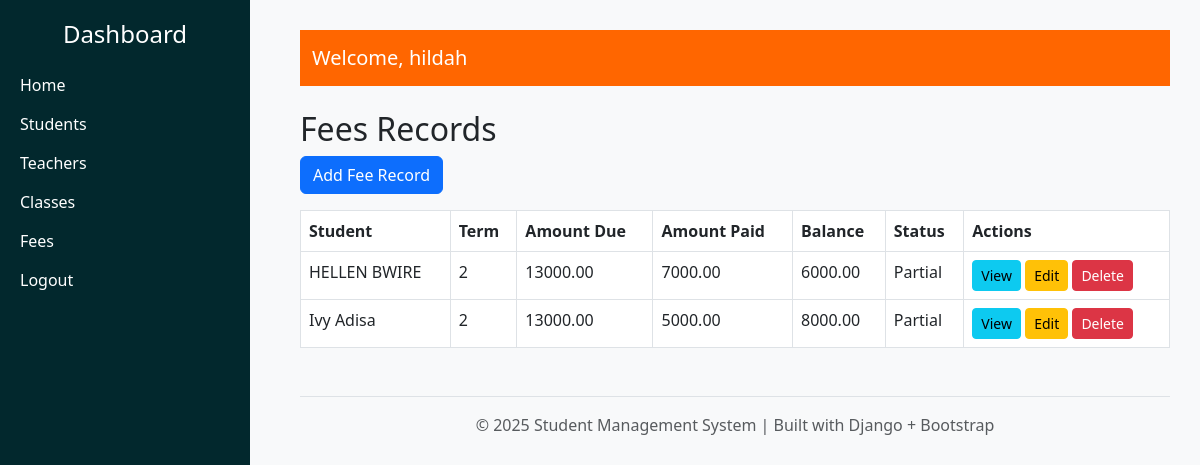
Page /student/fees/ (signed in) on the committed database.
### student/models.py (models this page shows, shortened)
class Fee(models.Model):
    PAYMENT_STATUS_CHOICES = [
        ('Paid', 'Paid'),
        ('Pending', 'Pending'),
        ('Partial', 'Partial'),
    ]
    student = models.ForeignKey(Student, on_delete=models.CASCADE, related_name='fees')
    term = models.CharField(max_length=50)
    amount_due = models.DecimalField(max_digits=10, decimal_places=2)
    amount_paid = models.DecimalField(max_digits=10, decimal_places=2, default=0)
    balance = models.DecimalField(max_digits=10, decimal_places=2, editable=False, default=0)
    payment_status = models.CharField(max_length=10, choices=PAYMENT_STATUS_CHOICES, default='Pending')
    payment_date = models.DateField(null=True, blank=True)
    created_at = models.DateTimeField(auto_now_add=True)

class Student(models.Model):
    user = models.OneToOneField(User, on_delete=models.CASCADE, null=True, blank=True)
    GENDER_CHOICES = [
        ('M', 'Male'),
        ('F', 'Female'),
    ]
    admission_number = models.CharField(max_length=20, unique=True)
    first_name = models.CharField(max_length=100)
    last_name = models.CharField(max_length=100)
    dob = models.DateField()
    gender = models.CharField(max_length=1, choices=GENDER_CHOICES)
    address = models.TextField(blank=True, null=True)
    created_at = models.DateTimeField(auto_now_add=True)

### student/views.py (the view)
# urls.py: path('fees/', views.fee_list, name='fee_list'),
@login_required(login_url='login')
def fee_list(request):
    fees = Fee.objects.select_related('student').all()
    return render(request, 'student/fee_list.html', {'fees': fees})

### student/templates/student/fee_list.html
{% extends 'base.html' %}
{% block content %}
<h2>Fees Records</h2>
<a href="{% url 'fee_create' %}" class="btn btn-primary mb-3">Add Fee Record</a>
<table class="table table-bordered">
  <thead>
    <tr>
      <th>Student</th>
      <th>Term</th>
      <th>Amount Due</th>
      <th>Amount Paid</th>
      <th>Balance</th>
      <th>Status</th>
      <th>Actions</th>
    </tr>
  </thead>
  <tbody>
    {% for fee in fees %}
    <tr>
      <td>{{ fee.student.first_name }} {{ fee.student.last_name }}</td>
      <td>{{ fee.term }}</td>
      <td>{{ fee.amount_due }}</td>
      <td>{{ fee.amount_paid }}</td>
      <td>{{ fee.balance }}</td>
      <td>{{ fee.payment_status }}</td>
      <td>
        <a href="{% url 'fee_detail' fee.pk %}" class="btn btn-info btn-sm">View</a>
        <a href="{% url 'fee_update' fee.pk %}" class="btn btn-warning btn-sm">Edit</a>
        <a href="{% url 'fee_delete' fee.pk %}" class="btn btn-danger btn-sm">Delete</a>
      </td>
    </tr>
    {% endfor %}
  </tbody>
</table>
{% endblock %}

### student/templates/base.html (shortened to what this page needs)
<!DOCTYPE html>
<html lang="en">
<head>
  <link rel="stylesheet" href="https://cdn.jsdelivr.net/npm/bootstrap@5.3.0/dist/css/bootstrap.min.css">
</head>
<body>
  <div class="sidebar">
    <h4 class="text-center mb-4">Dashboard</h4>
    <a href="#"> Home</a>
    <a href="{% url 'student_list' %}"> Students</a>
    <a href="{% url 'teacher_list' %}"> Teachers</a>
    <a href="{% url 'class_list' %}"> Classes</a>
    <a href="{% url 'fee_list' %}"> Fees</a>
    <a href="{% url 'logout' %}">Logout</a>
  </div>
  <div class="content">
    <nav class="navbar navbar-expand-lg navbar-dark">
      <div class="container-fluid">
        <a class="navbar-brand" href="#">Welcome, {{ user.username }}</a>
      </div>
    </nav>
    <div class="mt-4">
      {% block content %}{% endblock %}
    </div>
    <footer class="mt-5 text-center text-muted border-top pt-3">
      <p>&copy; {{ year|default:2025 }} Student Management System | Built with Django + Bootstrap</p>
    </footer>
  </div>
</body>
</html>

### student/templates/base.html (style rules this page uses)
body { background-color: #f8f9fa; }
.sidebar { height: 100vh; background-color: #02282D; color: #fff; padding: 20px; position: fixed; width: 250px; }
.sidebar a { color: #fff; text-decoration: none; display: block; margin: 15px 0; font-weight: 500; }
.content { margin-left: 270px; padding: 30px; }
.navbar { background-color: #FF6600 !important; }

### rows in the picture
Fee: student.first_name "HELLEN", student.last_name "BWIRE", term "2", amount_due "13000.00", amount_paid "7000.00", balance "6000.00", payment_status "Partial"
Fee: student.first_name "Ivy", student.last_name "Adisa", term "2", amount_due "13000.00", amount_paid "5000.00", balance "8000.00", payment_status "Partial"

### other values in the picture
{{ user.username }} "hildah"
{{ year|default:2025 }} "2025"
